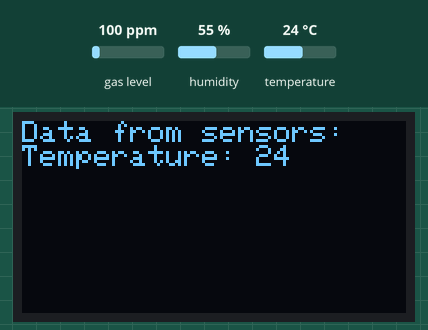
The sketch below on a simulated Arduino Mega 2560, built with avr-gcc and run on an emulated ATmega2560. Parts: 128×64 one-colour display. The test bench sets the inputs (shaded band); at power-on: gas level 100 ppm, humidity 55 %, temperature 24 °C. Uploads are accepted with an empty reply.

Above: at 1.2 s.
1.3 s: gas level set to 20 ppm
At 2.56 s:
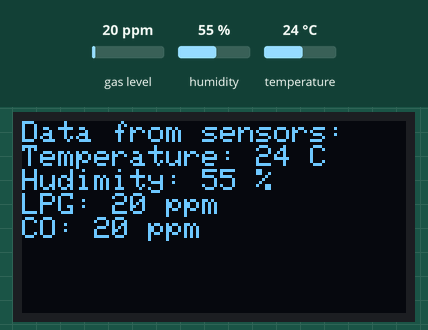
3.9 s: humidity set to 22 %
At 4.91 s:
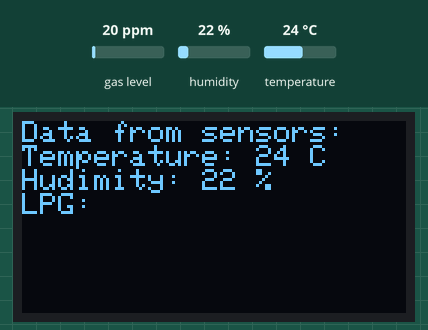
5.9 s: temperature set to 12 °C
At 7.63 s:
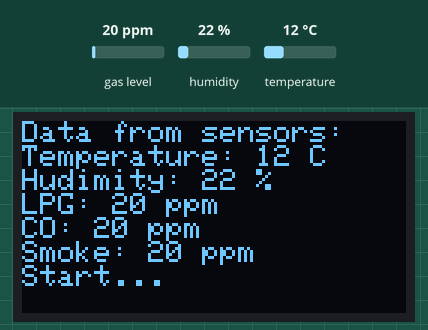
8.0 s: gas level set to 250 ppm
At 8.69 s:
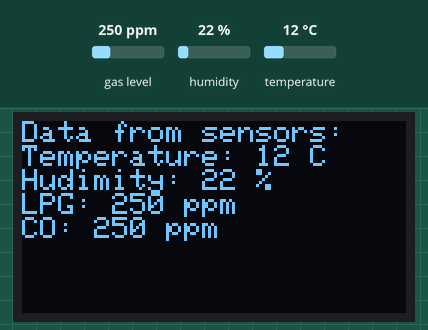
10.0 s: humidity set to 40 %
At 10.73 s:
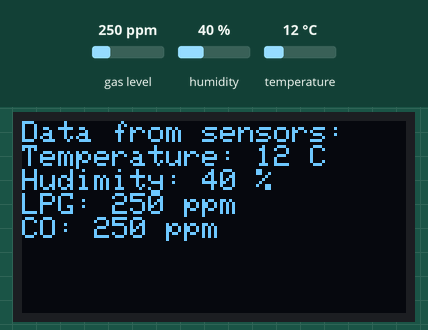
12.0 s: gas level set to 500 ppm
At 14.13 s:
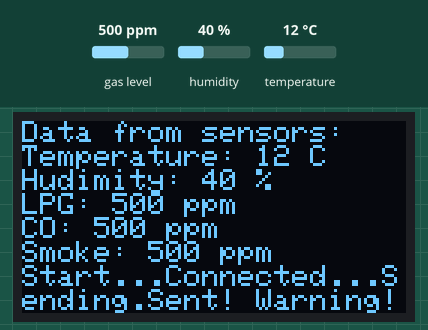
Timing chart, 0 to 15.1 s (numbered marks = the images above; inputs shaded):
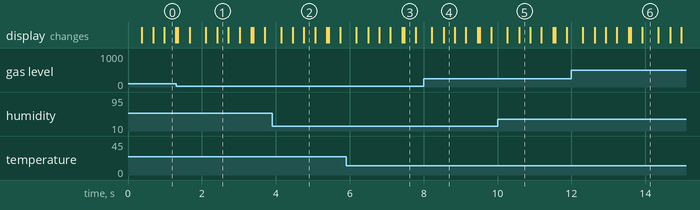

Measured:
- what the display in image 6 shows lasts 0.4 s, from 13.9 s to 14.3 s

The sketch:

3_loop.ino
```cpp
#include "0_constants_and_libs.h"

void loop() {
  // если есть входящие байты с сервера, читаем их и выводим в мониторе порта
  while (client.available()) {
    char c = client.read();
    Serial.write(c);
  }

  // получаем данные с датчиков
  String dht11_data = get_data_from_DHT11();
  String mq2_data = get_data_from_MQ2();

  // выводим данные на дисплей
  display_data_from_sensors();

  // если с момента последнего соединения прошло 5 секунд,
  if (millis() - lastConnectionTime > postingInterval) {
    // отправляем на сервер данные с датчика DHT11
    httppost(dht11_data, "dht");

    if (gas_detected()) { // если датчик MQ2 обнаружил газы
      display_message(" Warning!!! Gas detected", false, false);
      httppost(mq2_data, "mq2"); // отправляем на сервер данные с датчика
    }
  }
}
```

0_constants_and_libs.h
```cpp
// Библиотеки
#include "WiFiEsp.h"
#include "DHT.h"
#include "MQ2.h"
#include <ArduinoJson.h>
#include <SPI.h>
#include <Wire.h>
#include <Adafruit_GFX.h>
#include <Adafruit_SSD1306.h>

// Константы
#define DHTPIN 6 // Пин данных датчика DHT
#define DHTTYPE DHT11 // Тип датчика DHT, в нашем случае DHT11
#define MQ2PIN A0 //Пин данных датчика MQ2
#define DEVICE_ID 1 // ID устройства

unsigned long lastConnectionTime = 0;         // в последний раз, когда вы подключались к серверу, в миллисекундах
const unsigned long postingInterval = 1000L; // задержка между запросами/обновлениями, в миллисекундах

// Настройки для дисплея OLED 0.96
#define SCREEN_WIDTH 128 // ширина дисплея OLED в пикселях
#define SCREEN_HEIGHT 64 // высота дисплея OLED в пикселях
#define OLED_RESET     4 // Пин перезагрузки/рестарта
Adafruit_SSD1306 display(SCREEN_WIDTH, SCREEN_HEIGHT, &Wire, OLED_RESET);

// RX TX пины для модуля ESP-01
#define RX 19
#define TX 18

#ifndef HAVE_HWSERIAL1
#include "SoftwareSerial.h"
SoftwareSerial Serial1(RX, TX);
#endif

WiFiEspClient client; // инициализиция объекта WiFi клиента

DHT dht(DHTPIN, DHTTYPE); //Инициация датчика влажности и температуры
MQ2 mq2(MQ2PIN); //Инициация датчика газа
unsigned long lpg, co, smoke, hudimity, temperature; // переменные для хранения значений с датчиков

char ssid[] = "ssid";            // SSID сети
char pass[] = "password";        // пароль от сети
int status = WL_IDLE_STATUS;     // статус WiFi

char server[] = "server_url"; // URL сервера
const int port = 80; // Порт

const int capacity = JSON_OBJECT_SIZE(5); // Размер объекта JSON
```

1_functions.ino
```cpp
void start_message_on_led () { // стартовое сообщение
  display.clearDisplay(); // очистить экран

  display.setTextSize(3); // масштаб пикселей 1:3
  display.setTextColor(SSD1306_WHITE); // белый текст
  display.setCursor(10, 20);  // начать выводить текст по середине экрана

  display.println(F("GasDnW")); // сообщение
  display.display(); // вывести на экран
  delay(1000); // задержка 1.5 секунды

  display.clearDisplay(); // очистить экран
  display.setTextSize(2); // масштаб пикселей 1:1
  display.setCursor(10, 0);  // начать выводить текст по середине экрана
  display.println(F("GAS LEAK")); // сообщение
  display.println(F("MONITORING SYSTEM")); // сообщение
  display.display(); // вывести на экран

  display.setTextSize(1); // для последующих сообщений размер текста 2
  display.setCursor(0, 0);  // начать выводить текст по с левого верхнего угла экрана
  display.clearDisplay(); // очистить экран
}

void display_message(String msg, bool newline, bool clr) { // вывод текста на дисплей
  if (clr) { // очищаем экран если true
    display.setCursor(0, 0);
    display.clearDisplay();
  }
  if (newline) { // выводим текст с новой строки если true
    display.println(msg);
  }
  else { // выводим текст в конец строки
    display.print(msg);
  }
  display.display(); // вывести на экран
}

void printWifiStatus() // вывод статуса WiFi соединения в монитор порта и на дисплей
{
  delay(1000);
  // SSID сети, к которой вы подключены
  Serial.print("SSID: ");
  Serial.println(WiFi.SSID());
  display_message("SSID: ", false, true);
  display_message(WiFi.SSID(), true, false);

  // IP-адрес WiFi модуля
  IPAddress ip = WiFi.localIP();
  Serial.print("IP Address: ");
  Serial.println(ip);
  String ipString = String(ip[0]);
  for (byte octet = 1; octet < 4; ++octet) {
    ipString += '.' + String(ip[octet]);
  }
  display_message("IP Address: ", false, false);
  display_message(ipString, true, false);

  // полученный уровень сигнала
  long rssi = WiFi.RSSI();
  Serial.print("Signal strength (RSSI):");
  Serial.print(rssi);
  Serial.println(" dBm");
  display_message("Signal strength (RSSI):", false, false);
  display_message(String(rssi), false, false);
  display_message(" dBm", false, false);
}

String serialize(bool dht, bool mq2) { // сериализуем данные с датчиков в JSON
  StaticJsonDocument<capacity> doc;   // Объект JSON
  // записываем значения в объект JSON

  doc["device_id"] = DEVICE_ID; // ID устройства
  // фильтрация данных
  if (dht) {
    doc["Temperature"] = temperature;
    doc["Hudimity"] = hudimity;
  }

  if (mq2) {
    doc["LPG"] = lpg;
    doc["CO"] = co;
    doc["Smoke"] = smoke;
  }
  // сериализуем объект JSON
  String json = doc.as<String>();
  return json;
}

String get_data_from_MQ2() {
  // получаем данные с датчика MQ2
  lpg = mq2.readLPG();  // Сжиженные углеводородные газы
  co = mq2.readCO(); // Угарный газ
  smoke = mq2.readSmoke();  // Дым
  String data = serialize(false, true); // сериализуем в строку
  return data; // возвращаем
}


String get_data_from_DHT11() {
  // получаем данные с датчика DHT11
  hudimity = dht.readHumidity(); // Влажность
  temperature = dht.readTemperature(); // Температура
  String data = serialize(true, false); // сериализуем в строку
  return data; // возвращаем
}

bool gas_detected() {
  // проверка на присутствие газа
  if (lpg > 0 || co > 0 || smoke > 0) return true;
  return false;
}

void display_data_from_sensors() {
  // выводим данные с датчиком на дисплей
  display_message("Data from sensors: ", true, true);

  display_message("Temperature: ", false, false);
  display_message(String(temperature), false, false);
  display_message(" C", true, false);

  display_message("Hudimity: ", false, false);
  display_message(String(hudimity), false, false);
  display_message(" %", true, false);

  display_message("LPG: ", false, false);
  display_message(String(lpg), false, false);
  display_message(" ppm", true, false);

  display_message("CO: ", false, false);
  display_message(String(co), false, false);
  display_message(" ppm", true, false);

  display_message("Smoke: ", false, false);
  display_message(String(smoke), false, false);
  display_message(" ppm", true, false);
}

void httppost (String data, String endpoint) {
  // HTTP POST запрос на сервер
  // останавливаем соединение клиента перед каждым новым запросом
  client.stop();
  // выводим сообщение о старте соединения
  Serial.println("Start connection...");
  display_message("Start...", false, false);
  //  если соединение есть
  if (client.connect(server, port)) {
    Serial.println("Connected to server");
    display_message("Connected...", false, false);
    // Делаем POST запрос
    display_message("Sending.", false, false);
    client.println("POST /" + endpoint + " HTTP/1.1");
    client.println("Host: " + String(server) + ":" + String(port));
    client.println("Accept: */*");
    client.println("Content-Type: application/json");
    client.print("Content-Length: ");
    client.println(data.length());
    client.println();
    client.print(data);
    // выводим сообщение об отправке данных
    display_message("Sent!", false, false);
    // время установления соединения
    lastConnectionTime = millis();
  }
  else { // если соединения нету выводим сообщение о провале
    Serial.println("Connection failed!");
    display_message("Connection failed!", true, false);
  }
}
```
